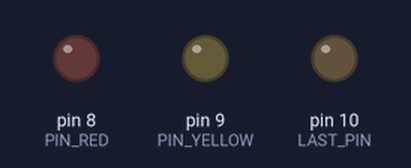
The sketch below on a simulated Arduino Uno, built with avr-gcc and run on an emulated ATmega328P. Shown: output pins drawn as LEDs (lit = HIGH). Pins used as bus, display or sensor lines are not drawn.

Above: at 1.4 s.
At 1.8 s:
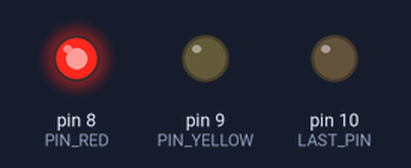
At 2.2 s:
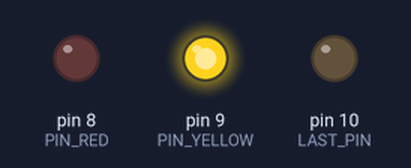
At 5.4 s:
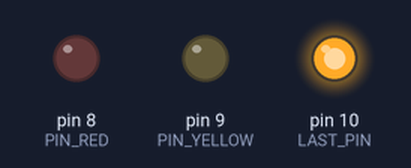
Timing chart, 0 to 6.4 s (numbered marks = the images above):
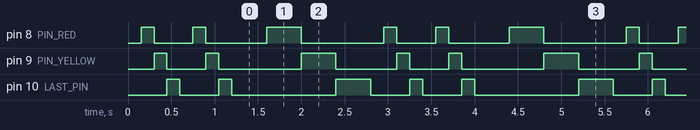

The sketch:

drill-02-chase.ino
```cpp
const int FIRST_PIN = 7;
const int LAST_PIN = 10;
const int PIN_BLUE = 7;
const int PIN_RED = 8;
const int PIN_YELLOW = 9;
const int PIN_GREEN = 10;
const unsigned long SERIAL_BAUD = 9600;

void setup() {
  for (int pin = FIRST_PIN; pin <= LAST_PIN; pin++) {
    pinMode(pin, OUTPUT);
  }
}
void loop() {
  chase(2, 150);
  chase(1, 400);
}
void chase(int times, unsigned long stepMs) {
  for (int round = 0; round < times; round++) {
    for (int pin = FIRST_PIN; pin <= LAST_PIN; pin++) {
      digitalWrite(pin, HIGH);
      delay(stepMs);
      digitalWrite(pin, LOW);
    }
  }
}
```

Measured:
- by itself, pin 8 (PIN_RED): repeats every 2.8 s: LOW 0.45 s, HIGH 0.15 s, LOW 0.70 s, HIGH 0.40 s, LOW 0.95 s, HIGH 0.15 s
- by itself, pin 9 (PIN_YELLOW): repeats every 2.8 s: LOW 0.45 s, HIGH 0.15 s, LOW 0.95 s, HIGH 0.40 s, LOW 0.70 s, HIGH 0.15 s
- by itself, pin 10 (LAST_PIN): repeats every 2.8 s: LOW 0.45 s, HIGH 0.15 s, LOW 1.2 s, HIGH 0.40 s, LOW 0.45 s, HIGH 0.15 s
